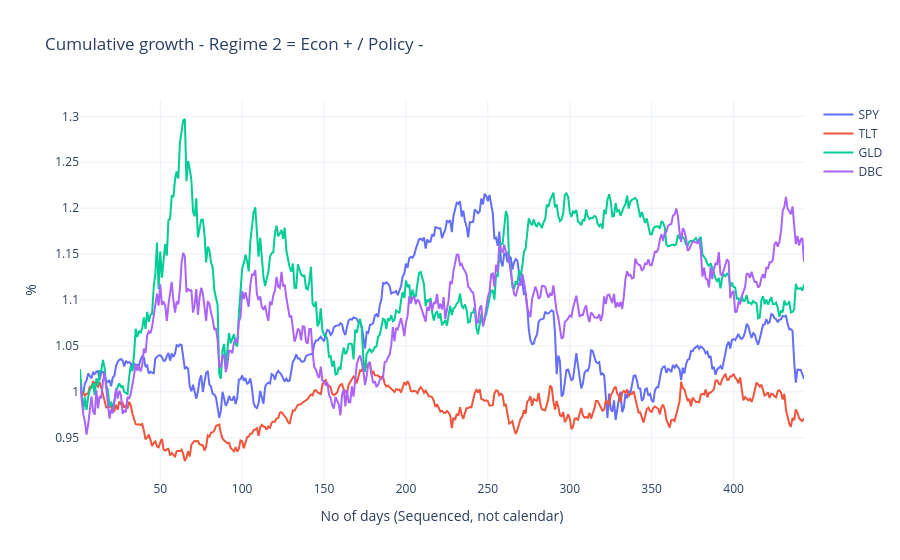

The notebook cell saved with this chart:
### Markdown cell above
### Regime 2 - Econ + / Policy -

### Code cell
fig2 = plot_regime_compounded(regime2["returns"], txtregime2)
fig2.show()

regime_metrics(regime2["returns"])

### Figure 1 — Plotly figure (JSON) as saved in the notebook; plotly's stock layout.template omitted (floating-point values rounded to 4 significant figures; data arrays with more than 128 entries replaced by an {"elided": "..."} marker saying what was removed)
{"data": [{"mode": "lines", "name": "SPY", "type": "scatter", "x": {"elided": "443 int values"}, "y": {"elided": "443 float values"}}, {"mode": "lines", "name": "TLT", "type": "scatter", "x": {"elided": "443 int values"}, "y": {"elided": "443 float values"}}, {"mode": "lines", "name": "GLD", "type": "scatter", "x": {"elided": "443 int values"}, "y": {"elided": "443 float values"}}, {"mode": "lines", "name": "DBC", "type": "scatter", "x": {"elided": "443 int values"}, "y": {"elided": "443 float values"}}], "layout": {"title": {"text": "Cumulative growth - Regime 2 = Econ + / Policy -"}, "xaxis": {"title": {"text": "No of days (Sequenced, not calendar)"}}, "yaxis": {"title": {"text": "%"}}}}
